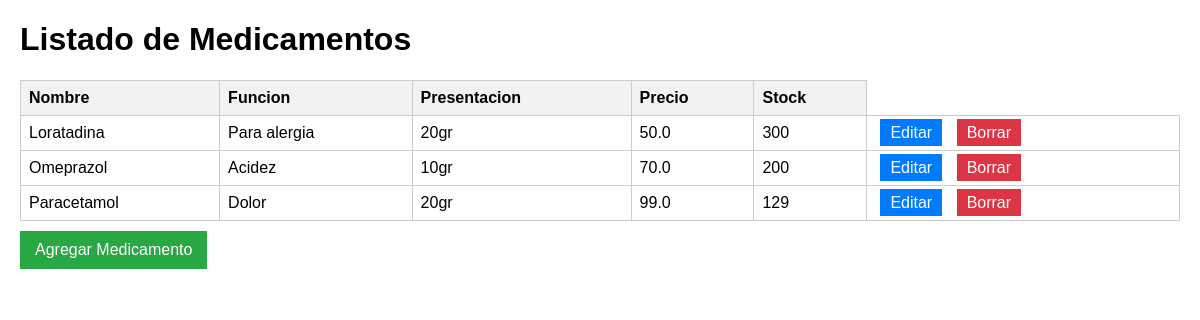
The page / on the database its author committed.
### app_medicamento/models.py (models this page shows, shortened)
class Medicamento(models.Model):
    nombre = models.CharField(max_length=50)
    funcion = models.CharField(max_length=100)
    presentacion = models.CharField(max_length=50)
    precio = models.FloatField()
    stock = models.IntegerField()

### app_medicamento/views.py (the view)
# urls.py: path('', views.index, name='inicio'),
def index(request):
    medicamentos = Medicamento.objects.all()
    return render(request, 'listar_medicamentos.html', {'medicamentos': medicamentos})

### app_medicamento/templates/listar_medicamentos.html (shortened to what this page needs)
<!DOCTYPE html>
<html lang="es">
<head>
</head>
<body>
    <h1>Listado de Medicamentos</h1>
    <table>
        <thead>
            <tr>
                <th>Nombre</th>
                <th>Funcion</th>
                <th>Presentacion</th>
                <th>Precio</th>
                <th>Stock</th>
            </tr>
        </thead>
        <tbody>
            {% for medicamento in medicamentos %}
            <tr>
                <td>{{ medicamento.nombre }}</td>
                <td>{{ medicamento.funcion }}</td>
                <td>{{ medicamento.presentacion }}</td>
                <td>{{ medicamento.precio }}</td>
                <td>{{ medicamento.stock }}</td>
                <td>
                    <a href="/editar/{{ medicamento.id }}/" class="btn editar">Editar</a>
                    <a href="/borrar/{{ medicamento.id }}/" class="btn borrar">Borrar</a>
                </td>
            </tr>
            {% empty %}
            <tr>
                <td colspan="3">No hay medicamentos registrados.</td>
            </tr>
            {% endfor %}
        </tbody>
    </table>
    <a href="/agregar/" class="btn agregar">Agregar Medicamento</a>
</body>
</html>

### app_medicamento/templates/listar_medicamentos.html (style rules this page uses)
body { font-family: Arial, sans-serif; margin: 20px; }
table { width: 100%; border-collapse: collapse; margin-top: 20px; }
th, td { border: 1px solid #ccc; padding: 8px; text-align: left; }
th { background-color: #f2f2f2; }
.btn { margin: 5px; padding: 5px 10px; text-decoration: none; color: white; }
.editar { background-color: #007BFF; }
.borrar { background-color: #DC3545; }
.agregar { background-color: #28A745; display: inline-block; margin: 10px 0; padding: 10px 15px; color: white; text-decoration: none; }

### rows shown on the page
Medicamento: nombre "Loratadina", funcion "Para alergia", presentacion "20gr", precio "50.0", stock "300"
Medicamento: nombre "Omeprazol", funcion "Acidez", presentacion "10gr", precio "70.0", stock "200"
Medicamento: nombre "Paracetamol", funcion "Dolor", presentacion "20gr", precio "99.0", stock "129"
